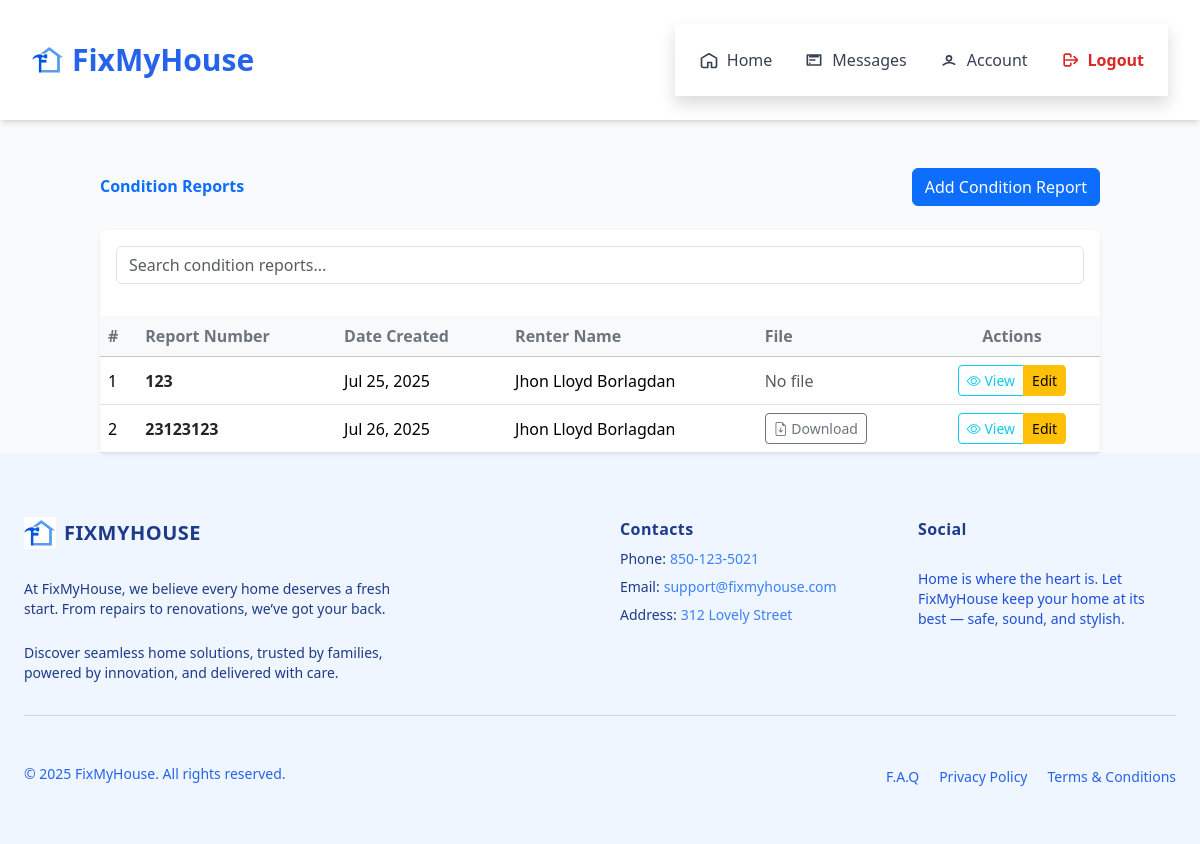
The app's page /reports/ (signed in) with its own data.
### renter/models/condition.py (models this page shows, shortened)
class MainConditionReport(models.Model):
    report_number = models.CharField(max_length=100, unique=True)  # e.g. CR-0001
    date_created = models.DateField(auto_now_add=True)
    renter = models.ForeignKey(Renter, on_delete=models.CASCADE)
    uploaded_file = models.FileField(upload_to='condition_reports/', null=True, blank=True)

### renter/models/renter.py (models this page shows, shortened)
class Renter(models.Model):
    user = models.OneToOneField(User, on_delete=models.CASCADE,null=True)
    name = models.CharField(max_length=255)
    email = models.EmailField(unique=True)
    phone = models.CharField(max_length=20)
    password = models.CharField(max_length=128)  # store hashed password (later)
    gender = models.CharField(max_length=10, blank=True, null=True)
    date_of_birth = models.DateField(blank=True, null=True)
    company_name = models.CharField(max_length=255, blank=True, null=True)
    contact_person = models.CharField(max_length=255, blank=True, null=True)
    contact_person_email = models.EmailField(blank=True, null=True)
    contact_phone = models.CharField(max_length=20, blank=True, null=True)
    state = models.CharField(max_length=100, blank=True, null=True)
    city = models.CharField(max_length=100, blank=True, null=True)
    zip_code = models.CharField(max_length=20, blank=True, null=True)
    company_address_line1 = models.CharField(max_length=255, blank=True, null=True)
    company_address_line2 = models.CharField(max_length=255, blank=True, null=True)
    company_postal_code = models.CharField(max_length=20, blank=True, null=True)
    upload_option = models.CharField(max_length=50, blank=True, null=True)  # 'manual' or 'report'
    property_image = models.ImageField(upload_to='property_images/', blank=True, null=True)
    floor_count = models.PositiveIntegerField(blank=True, null=True)
    room_count = models.PositiveIntegerField(blank=True, null=True)
    rooms = models.JSONField(blank=True, null=True)  # example: [{"type": "Bedroom"}, {"type": "Kitchen"}]
    address_line1 = models.CharField(max_length=255, blank=True, null=True)
    address_line2 = models.CharField(max_length=255, blank=True, null=True)
    house_state = models.CharField(max_length=100, blank=True, null=True)
    house_city = models.CharField(max_length=100, blank=True, null=True)
    house_zip = models.CharField(max_length=20, blank=True, null=True)

### renter/renter_actions.py (the view)
# urls.py: path('reports/', renter_actions.condition_report_list, name='condition_report_list'),
@login_required
def condition_report_list(request):
    reports = MainConditionReport.objects.select_related('renter__user').prefetch_related(
        'report_rooms__room__area_conditions'
    )
    return render(request, 'renter/home/condition_reports/condition_report_list.html', {
        'reports': reports
    })

### renter/templates/renter/home/condition_reports/condition_report_list.html (shortened to what this page needs)
{% block content %}
<!DOCTYPE html>
<html>
<head>
     <link href="https://cdn.jsdelivr.net/npm/bootstrap@5.3.3/dist/css/bootstrap.min.css" rel="stylesheet">
    <link href="https://cdn.jsdelivr.net/npm/bootstrap-icons@1.10.5/font/bootstrap-icons.css" rel="stylesheet">
  {% include 'renter/home/navbar.html' %}
</head>
<div class="container mt-5">
    <div class="d-flex justify-content-between align-items-center mb-4">
        <h2 class="fw-bold text-primary">Condition Reports</h2>
        <button type="button" class="btn btn-primary" data-bs-toggle="modal" data-bs-target="#addConditionReportModal">
          Add Condition Report
        </button>
    </div>
    <div class="card shadow-sm border-0">
        <div class="card-body p-0">
            <div class="p-3">
              <input type="text" id="searchInput" class="form-control" placeholder="Search condition reports...">
            </div>
            <table class="table table-hover align-middle mb-0">
                <thead class="table-light">
                    <tr>
                        <th class="text-secondary">#</th>
                        <th class="text-secondary">Report Number</th>
                        <th class="text-secondary">Date Created</th>
                        <th class="text-secondary">Renter Name</th>
                        <th class="text-secondary">File</th>
                        <th class="text-secondary text-center">Actions</th>
                    </tr>
                </thead>
                <tbody>
                    {% for report in reports %}
                    <tr>
                        <td>{{ forloop.counter }}</td>
                        <td class="fw-semibold text-dark">{{ report.report_number }}</td>
                        <td>{{ report.date_created|date:"M d, Y" }}</td>
                        <td>{{ report.renter.user.get_full_name }}</td>
                        <td>
                          {% if report.uploaded_file %}
                            <a href="{{ report.uploaded_file.url }}" target="_blank" class="btn btn-sm btn-outline-secondary">
                              <i class="bi bi-file-earmark-arrow-down"></i> Download
                            </a>
                          {% else %}
                            <span class="text-muted">No file</span>
                          {% endif %}
                        </td>
                        <td class="text-center">
                            <div class="btn-group" role="group">
                               <a href="#" class="btn btn-sm btn-outline-info" data-bs-toggle="modal"
                                   data-bs-target="#viewReportModal_{{ report.id }}">
                                  <i class="bi bi-eye"></i> View
                                </a>
                               <button class="btn btn-sm btn-warning" data-bs-toggle="modal" data-bs-target="#editReportModal{{ report.id }}">
                                   Edit
                                </button>
                            </div>
                        </td>
                    </tr>
                    {% empty %}
                    <tr>
                        <td colspan="5" class="text-center text-muted py-4">
                            <i class="bi bi-info-circle me-1"></i> No condition reports found.
                        </td>
                    </tr>
                    {% endfor %}
                </tbody>
            </table>
        </div>
    </div>
</div>
<div class="mt-auto">
        {% include 'renter/home/footer.html' %}
    </div>

### renter/templates/renter/home/condition_reports/condition_report_list.html (style rules this page uses)
html, body { height: 100%; }
body { display: flex; flex-direction: column; }
.mt-auto { margin-top: auto; }

### records on screen
MainConditionReport: report_number "123", date_created "Jul 25, 2025", renter.user.get_full_name "Jhon Lloyd Borlagdan", shows "No file"
MainConditionReport: report_number "23123123", date_created "Jul 26, 2025", renter.user.get_full_name "Jhon Lloyd Borlagdan"
